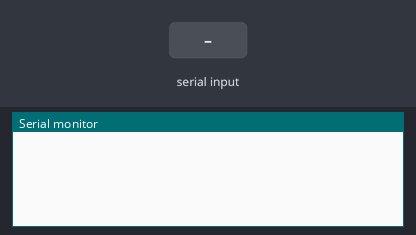
This sketch was run on a simulated Arduino Uno, built with avr-gcc and run on an emulated ATmega328P. On the bench: the last lines printed to the serial monitor. The inputs (shaded band) are chosen by the test bench.

Above: at 1.2 s.
1.3 s: "90,45\n" received over Serial
At 2.5 s:
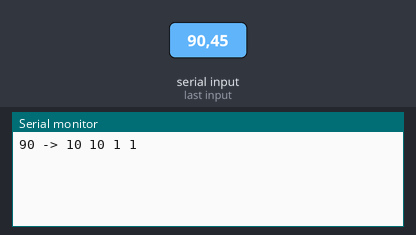
4.3 s: "30,150\n" received over Serial
At 6.8 s:
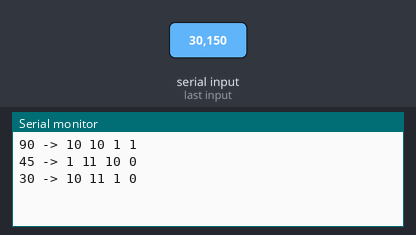
Timing chart, 0 to 8.3 s (numbered marks = the images above; inputs shaded):
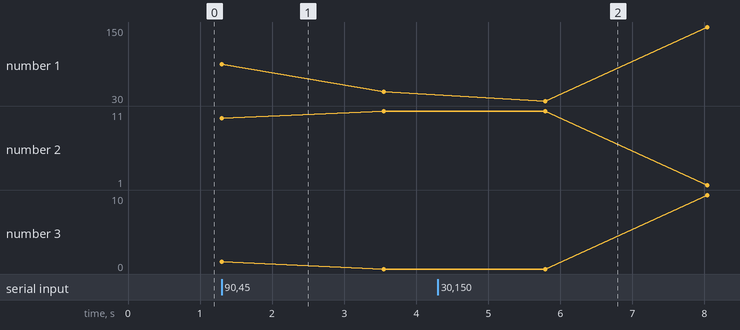

The sketch:

FSK_TX.ino
```cpp
#include <Wire.h>
#include <Adafruit_MCP4725.h>
#include <Adafruit_ADS1015.h>

#define defaultFreq 1700
#define f0 500
#define f1 750
#define f2 1000
#define f3 1250

const int SAMPLING = 32;
uint16_t S_DAC[SAMPLING] = {2048, 4095, 2048, 0};
unsigned long frameTime = 510000 + 50000;

Adafruit_MCP4725 dac;

void setup()
{
  // put your setup code here, to run once:
  dac.begin(0x64);


  Serial.begin(115200);
  Serial.flush();

  dac.setVoltage(0, false);

  for (int i = 0; i < SAMPLING; i++)
  {
    S_DAC[i] = (sin(2 * PI / SAMPLING * i) + 1) * 2047;
  }
}
void generateWave(int freqency)
{

  int numWave = freqency / 250 * 8;

  int delayTime = (10000000 / freqency - 1 / defaultFreq) / SAMPLING;

  unsigned long elapsedTime = micros();
  for (int i = 0; i < numWave; i++)
  {
    for (int j = 0; j < SAMPLING; j++)
    {

      dac.setVoltage(S_DAC[j], false);
      delayMicroseconds(delayTime);
    }
  }

  long waitForFullFrame = frameTime - (micros() - elapsedTime);

  while (waitForFullFrame > 0)
  {
    if (waitForFullFrame > 16000)
    {
      delayMicroseconds(16000);
      waitForFullFrame -= 16000;
    }
    else
    {
      delayMicroseconds(waitForFullFrame);
      break;
    }
  }
}

void sendByte(int inByte)
{

  Serial.print(inByte);
  Serial.print(" -> ");
  int input[4];
  for (int i = 3; i >= 0; i--)
  {
    input[i] = inByte & 3;
    Serial.print(input[i], BIN);
    Serial.print(" ");
    inByte >>= 2;
  }
  Serial.println();
  for (int k = 3; k >= 0; k--)
  {
    if (input[k] == 0)
    {
      generateWave(f0);
    }
    else if (input[k] == 1)
    {
      generateWave(f1);
    }
    else if (input[k] == 2)
    {
      generateWave(f2);
    }
    else if (input[k] == 3)
    {
      generateWave(f3);
    }
  }

  delayMicroseconds(5000);
}
int in = 0;

void loop()
{
//    sendByte(27);
  if (Serial.available() > 0)
  {
    in = Serial.parseInt();
    if (in == 0)
      return;
    sendByte(in);
  }
}
```

Measured:
- after the input at 1.3 s, the serial monitor: prints a new line at once (image 1)
- after the input at 4.3 s, the serial monitor: prints a new line after 1.5 s (image 2)
- plotted number 1: 45 → 150 after the input at 4.3 s
